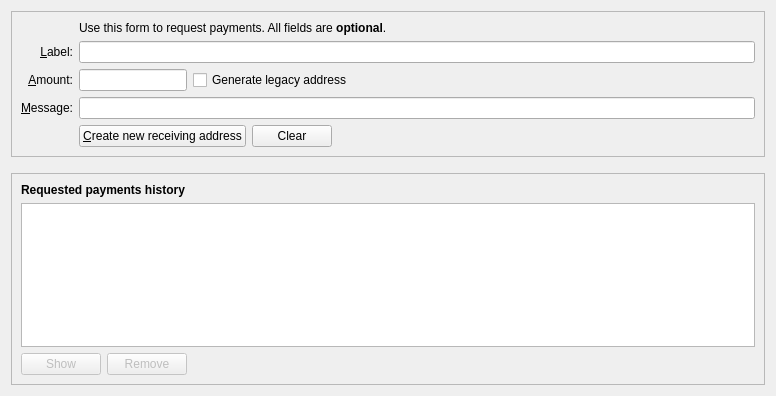
<?xml version="1.0" encoding="UTF-8"?>
<ui version="4.0">
 <class>ReceiveCoinsDialog</class>
 <widget class="QWidget" name="ReceiveCoinsDialog">
  <property name="geometry">
   <rect>
    <x>0</x>
    <y>0</y>
    <width>776</width>
    <height>396</height>
   </rect>
  </property>
  <layout class="QVBoxLayout" name="verticalLayout" stretch="0,0,1">
   <item>
    <widget class="QFrame" name="frame2">
     <property name="sizePolicy">
      <sizepolicy hsizetype="Preferred" vsizetype="Expanding">
       <horstretch>0</horstretch>
       <verstretch>0</verstretch>
      </sizepolicy>
     </property>
     <property name="frameShape">
      <enum>QFrame::StyledPanel</enum>
     </property>
     <property name="frameShadow">
      <enum>QFrame::Sunken</enum>
     </property>
     <layout class="QVBoxLayout" name="verticalLayout_3">
      <item>
       <layout class="QGridLayout" name="gridLayout">
        <item row="5" column="0">
         <widget class="QLabel" name="label">
          <property name="toolTip">
           <string>An optional amount to request. Leave this empty or zero to not request a specific amount.</string>
          </property>
          <property name="text">
           <string>&amp;Amount:</string>
          </property>
          <property name="alignment">
           <set>Qt::AlignRight|Qt::AlignTrailing|Qt::AlignVCenter</set>
          </property>
          <property name="buddy">
           <cstring>reqAmount</cstring>
          </property>
         </widget>
        </item>
        <item row="6" column="0">
         <widget class="QLabel" name="label_3">
          <property name="toolTip">
           <string>An optional message to attach to the payment request, which will be displayed when the request is opened. Note: The message will not be sent with the payment over the Whive network.</string>
          </property>
          <property name="text">
           <string>&amp;Message:</string>
          </property>
          <property name="alignment">
           <set>Qt::AlignRight|Qt::AlignTrailing|Qt::AlignVCenter</set>
          </property>
          <property name="buddy">
           <cstring>reqMessage</cstring>
          </property>
         </widget>
        </item>
        <item row="4" column="2">
         <widget class="QLineEdit" name="reqLabel">
          <property name="toolTip">
           <string>An optional label to associate with the new receiving address.</string>
          </property>
         </widget>
        </item>
        <item row="2" column="2">
         <widget class="QLabel" name="label_5">
          <property name="text">
           <string>Use this form to request payments. All fields are &lt;b&gt;optional&lt;/b&gt;.</string>
          </property>
         </widget>
        </item>
        <item row="4" column="0">
         <widget class="QLabel" name="label_2">
          <property name="toolTip">
           <string>An optional label to associate with the new receiving address.</string>
          </property>
          <property name="text">
           <string>&amp;Label:</string>
          </property>
          <property name="alignment">
           <set>Qt::AlignRight|Qt::AlignTrailing|Qt::AlignVCenter</set>
          </property>
          <property name="buddy">
           <cstring>reqLabel</cstring>
          </property>
         </widget>
        </item>
        <item row="6" column="2">
         <widget class="QLineEdit" name="reqMessage">
          <property name="toolTip">
           <string>An optional message to attach to the payment request, which will be displayed when the request is opened. Note: The message will not be sent with the payment over the Whive network.</string>
          </property>
         </widget>
        </item>
        <item row="7" column="2">
         <layout class="QHBoxLayout" name="horizontalLayout">
          <item>
           <widget class="QPushButton" name="receiveButton">
            <property name="minimumSize">
             <size>
              <width>150</width>
              <height>0</height>
             </size>
            </property>
            <property name="text">
             <string>&amp;Create new receiving address</string>
            </property>
            <property name="icon">
             <iconset resource="../bitcoin.qrc">
              <normaloff>:/icons/receiving_addresses</normaloff>:/icons/receiving_addresses</iconset>
            </property>
           </widget>
          </item>
          <item>
           <widget class="QPushButton" name="clearButton">
            <property name="sizePolicy">
             <sizepolicy hsizetype="Minimum" vsizetype="Fixed">
              <horstretch>0</horstretch>
              <verstretch>0</verstretch>
             </sizepolicy>
            </property>
            <property name="toolTip">
             <string>Clear all fields of the form.</string>
            </property>
            <property name="text">
             <string>Clear</string>
            </property>
            <property name="icon">
             <iconset resource="../bitcoin.qrc">
              <normaloff>:/icons/remove</normaloff>:/icons/remove</iconset>
            </property>
            <property name="autoDefault">
             <bool>false</bool>
            </property>
           </widget>
          </item>
          <item>
           <spacer name="horizontalSpacer">
            <property name="orientation">
             <enum>Qt::Horizontal</enum>
            </property>
            <property name="sizeHint" stdset="0">
             <size>
              <width>40</width>
              <height>20</height>
             </size>
            </property>
           </spacer>
          </item>
         </layout>
        </item>
        <item row="7" column="0">
         <widget class="QLabel" name="label_7">
          <property name="text">
           <string/>
          </property>
         </widget>
        </item>
        <item row="5" column="2">
         <layout class="QHBoxLayout" name="horizontalLayout_6">
          <item>
           <widget class="BitcoinAmountField" name="reqAmount">
            <property name="sizePolicy">
             <sizepolicy hsizetype="Fixed" vsizetype="Fixed">
              <horstretch>0</horstretch>
              <verstretch>0</verstretch>
             </sizepolicy>
            </property>
            <property name="minimumSize">
             <size>
              <width>80</width>
              <height>0</height>
             </size>
            </property>
            <property name="maximumSize">
             <size>
              <width>1000</width>
              <height>100</height>
             </size>
            </property>
            <property name="toolTip">
             <string>An optional amount to request. Leave this empty or zero to not request a specific amount.</string>
            </property>
           </widget>
          </item>
          <item>
           <widget class="QCheckBox" name="useLegacyAddress">
            <property name="sizePolicy">
             <sizepolicy hsizetype="Fixed" vsizetype="Fixed">
              <horstretch>0</horstretch>
              <verstretch>0</verstretch>
             </sizepolicy>
            </property>
            <property name="maximumSize">
             <size>
              <width>1000</width>
              <height>16777215</height>
             </size>
            </property>
            <property name="focusPolicy">
             <enum>Qt::StrongFocus</enum>
            </property>
            <property name="toolTip">
             <string>Native segwit addresses (aka Bech32 or BIP-173) reduce your transaction fees later on and offer better protection against typos, but old wallets don't support them. When checked, an address compatible with older wallets will be created instead.</string>
            </property>
            <property name="text">
             <string>Generate legacy address</string>
            </property>
           </widget>
          </item>
          <item>
           <spacer name="horizontalSpacer_3">
            <property name="orientation">
             <enum>Qt::Horizontal</enum>
            </property>
            <property name="sizeHint" stdset="0">
             <size>
              <width>0</width>
              <height>0</height>
             </size>
            </property>
           </spacer>
          </item>
         </layout>
        </item>
       </layout>
      </item>
     </layout>
    </widget>
   </item>
   <item>
    <spacer name="verticalSpacer_2">
     <property name="orientation">
      <enum>Qt::Vertical</enum>
     </property>
     <property name="sizeHint" stdset="0">
      <size>
       <width>20</width>
       <height>10</height>
      </size>
     </property>
    </spacer>
   </item>
   <item>
    <widget class="QFrame" name="frame">
     <property name="sizePolicy">
      <sizepolicy hsizetype="Preferred" vsizetype="Expanding">
       <horstretch>0</horstretch>
       <verstretch>0</verstretch>
      </sizepolicy>
     </property>
     <property name="frameShape">
      <enum>QFrame::StyledPanel</enum>
     </property>
     <property name="frameShadow">
      <enum>QFrame::Raised</enum>
     </property>
     <layout class="QVBoxLayout" name="verticalLayout_2">
      <item>
       <widget class="QLabel" name="label_6">
        <property name="font">
         <font>
          <weight>75</weight>
          <bold>true</bold>
         </font>
        </property>
        <property name="text">
         <string>Requested payments history</string>
        </property>
       </widget>
      </item>
      <item>
       <widget class="QTableView" name="recentRequestsView">
        <property name="contextMenuPolicy">
         <enum>Qt::CustomContextMenu</enum>
        </property>
        <property name="tabKeyNavigation">
         <bool>false</bool>
        </property>
        <property name="sortingEnabled">
         <bool>true</bool>
        </property>
       </widget>
      </item>
      <item>
       <layout class="QHBoxLayout" name="horizontalLayout_2">
        <item>
         <widget class="QPushButton" name="showRequestButton">
          <property name="enabled">
           <bool>false</bool>
          </property>
          <property name="toolTip">
           <string>Show the selected request (does the same as double clicking an entry)</string>
          </property>
          <property name="text">
           <string>Show</string>
          </property>
          <property name="icon">
           <iconset resource="../bitcoin.qrc">
            <normaloff>:/icons/edit</normaloff>:/icons/edit</iconset>
          </property>
          <property name="autoDefault">
           <bool>false</bool>
          </property>
         </widget>
        </item>
        <item>
         <widget class="QPushButton" name="removeRequestButton">
          <property name="enabled">
           <bool>false</bool>
          </property>
          <property name="toolTip">
           <string>Remove the selected entries from the list</string>
          </property>
          <property name="text">
           <string>Remove</string>
          </property>
          <property name="icon">
           <iconset resource="../bitcoin.qrc">
            <normaloff>:/icons/remove</normaloff>:/icons/remove</iconset>
          </property>
          <property name="autoDefault">
           <bool>false</bool>
          </property>
         </widget>
        </item>
        <item>
         <spacer name="horizontalSpacer_2">
          <property name="orientation">
           <enum>Qt::Horizontal</enum>
          </property>
          <property name="sizeHint" stdset="0">
           <size>
            <width>40</width>
            <height>20</height>
           </size>
          </property>
         </spacer>
        </item>
       </layout>
      </item>
     </layout>
    </widget>
   </item>
  </layout>
 </widget>
 <customwidgets>
  <customwidget>
   <class>BitcoinAmountField</class>
   <extends>QLineEdit</extends>
   <header>qt/bitcoinamountfield.h</header>
   <container>1</container>
  </customwidget>
 </customwidgets>
 <tabstops>
  <tabstop>reqLabel</tabstop>
  <tabstop>reqAmount</tabstop>
  <tabstop>useLegacyAddress</tabstop>
  <tabstop>reqMessage</tabstop>
  <tabstop>receiveButton</tabstop>
  <tabstop>clearButton</tabstop>
  <tabstop>recentRequestsView</tabstop>
  <tabstop>showRequestButton</tabstop>
  <tabstop>removeRequestButton</tabstop>
 </tabstops>
 <resources>
  <include location="../bitcoin.qrc"/>
 </resources>
 <connections/>
</ui>
